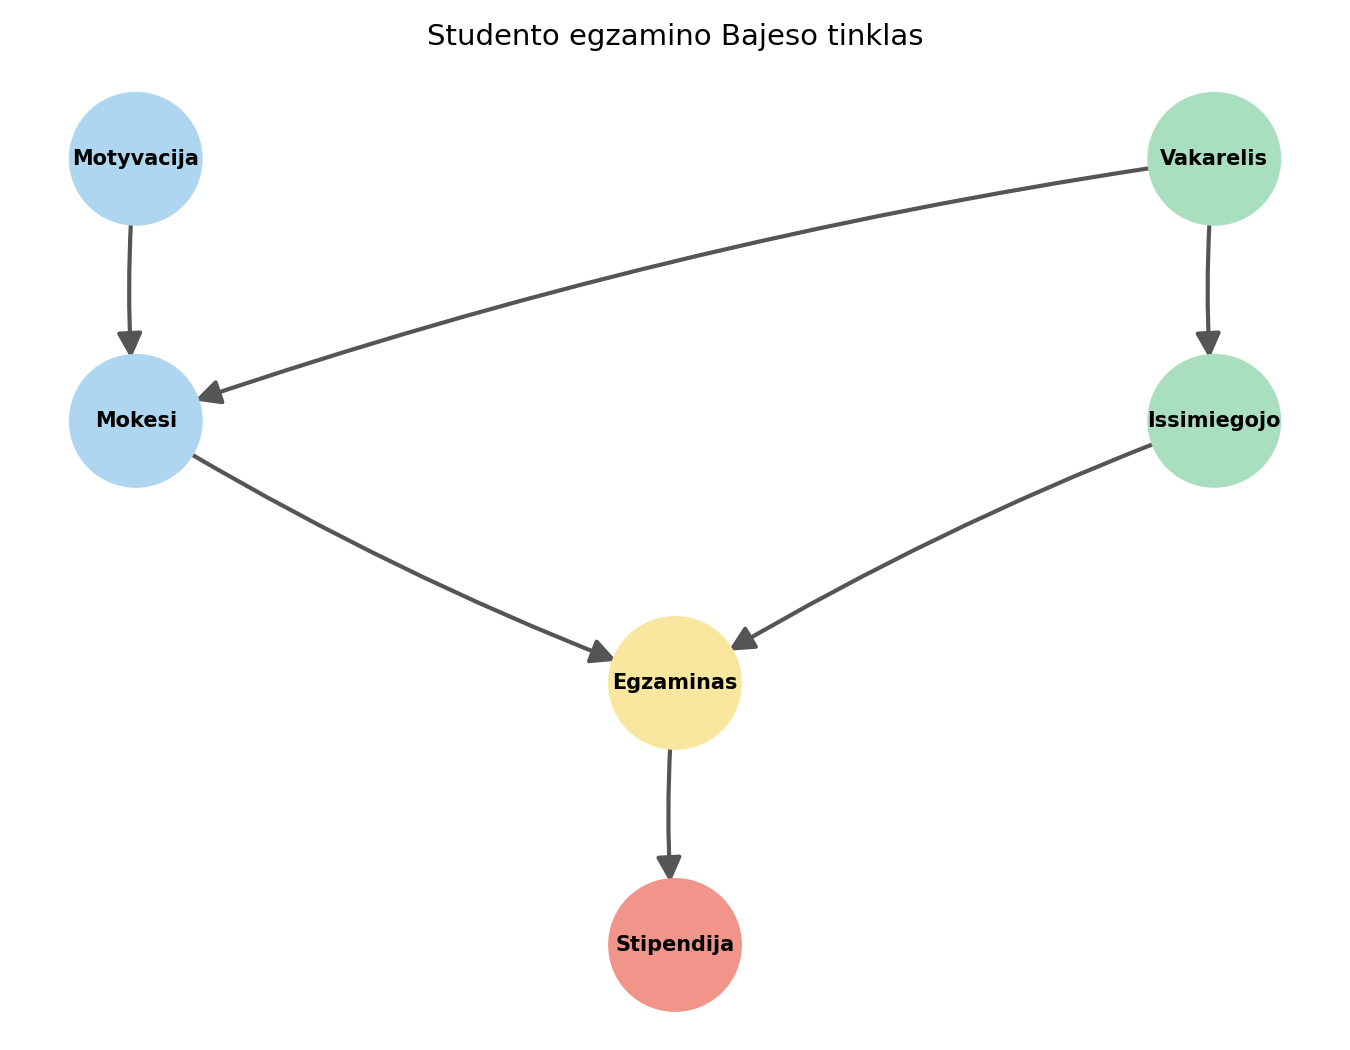

This chart was generated by the following Python code:
"""
Studento egzamino Bajeso tinklas naudojant pgmpy.
Tinklo struktūra pagal Student_Exam_BN.json.

Kintamieji (reikšmės: 1 = taip, 0 = ne):
  Motyvacija  – studentas motyvuotas
  Vakarelis   – studentas buvo vakarėlyje prieš egzaminą
  Mokesi      – studentas mokėsi
  Issimiegojo – studentas išsimiegojo
  Egzaminas   – studentas išlaikė egzaminą
  Stipendija  – studentas gaus stipendiją
"""

from pgmpy.models import DiscreteBayesianNetwork as BayesianNetwork
from pgmpy.factors.discrete import TabularCPD
from pgmpy.inference import VariableElimination
import matplotlib
matplotlib.use("Agg")
import matplotlib.pyplot as plt
import networkx as nx

# ---------------------------------------------------------------------------
# 1. Tinklo struktūra (briaunos)
# ---------------------------------------------------------------------------
model = BayesianNetwork([
    ("Motyvacija",  "Mokesi"),
    ("Vakarelis",   "Mokesi"),
    ("Vakarelis",   "Issimiegojo"),
    ("Mokesi",      "Egzaminas"),
    ("Issimiegojo", "Egzaminas"),
    ("Egzaminas",   "Stipendija"),
])

# ---------------------------------------------------------------------------
# 2. Sąlyginės tikimybių lentelės (CPT)
#    Reikšmių tvarka: [1, 0]  (1 = taip, 0 = ne)
# ---------------------------------------------------------------------------

# Motyvacija – šaknis
cpd_motyvacija = TabularCPD(
    variable="Motyvacija",
    variable_card=2,
    values=[[0.6],   # P(Mot=1)
            [0.4]],  # P(Mot=0)
    state_names={"Motyvacija": [1, 0]},
)

# Vakarelis – šaknis
cpd_vakarelis = TabularCPD(
    variable="Vakarelis",
    variable_card=2,
    values=[[0.3],   # P(Vak=1)
            [0.7]],  # P(Vak=0)
    state_names={"Vakarelis": [1, 0]},
)

# Issimiegojo | Vakarelis
# Stulpelių tvarka: Vak=1, Vak=0
cpd_issimiegojo = TabularCPD(
    variable="Issimiegojo",
    variable_card=2,
    values=[[0.2, 0.9],   # P(Iss=1 | Vak)
            [0.8, 0.1]],  # P(Iss=0 | Vak)
    evidence=["Vakarelis"],
    evidence_card=[2],
    state_names={"Issimiegojo": [1, 0], "Vakarelis": [1, 0]},
)

# Mokesi | Motyvacija, Vakarelis
# Stulpelių tvarka (lėčiausiai kinta pirmas tėvas):
#   Mot=1,Vak=1 | Mot=1,Vak=0 | Mot=0,Vak=1 | Mot=0,Vak=0
cpd_mokesi = TabularCPD(
    variable="Mokesi",
    variable_card=2,
    values=[[0.50, 0.95, 0.10, 0.40],   # P(Mok=1 | ...)
            [0.50, 0.05, 0.90, 0.60]],  # P(Mok=0 | ...)
    evidence=["Motyvacija", "Vakarelis"],
    evidence_card=[2, 2],
    state_names={"Mokesi": [1, 0], "Motyvacija": [1, 0], "Vakarelis": [1, 0]},
)

# Egzaminas | Mokesi, Issimiegojo
# Stulpelių tvarka:
#   Mok=1,Iss=1 | Mok=1,Iss=0 | Mok=0,Iss=1 | Mok=0,Iss=0
cpd_egzaminas = TabularCPD(
    variable="Egzaminas",
    variable_card=2,
    values=[[0.95, 0.75, 0.50, 0.15],   # P(Egz=1 | ...)
            [0.05, 0.25, 0.50, 0.85]],  # P(Egz=0 | ...)
    evidence=["Mokesi", "Issimiegojo"],
    evidence_card=[2, 2],
    state_names={"Egzaminas": [1, 0], "Mokesi": [1, 0], "Issimiegojo": [1, 0]},
)

# Stipendija | Egzaminas
# Stulpelių tvarka: Egz=1, Egz=0
cpd_stipendija = TabularCPD(
    variable="Stipendija",
    variable_card=2,
    values=[[0.85, 0.05],   # P(Stip=1 | Egz)
            [0.15, 0.95]],  # P(Stip=0 | Egz)
    evidence=["Egzaminas"],
    evidence_card=[2],
    state_names={"Stipendija": [1, 0], "Egzaminas": [1, 0]},
)

# ---------------------------------------------------------------------------
# 3. CPT pridėjimas ir validacija
# ---------------------------------------------------------------------------
model.add_cpds(
    cpd_motyvacija, cpd_vakarelis, cpd_issimiegojo,
    cpd_mokesi, cpd_egzaminas, cpd_stipendija,
)

print("=" * 55)
print("Modelio validacija:", model.check_model())
print("Mazgai:", model.nodes())
print("Briaunos:", model.edges())

# ---------------------------------------------------------------------------
# 4. Tikimybių užklausos (Variable Elimination)
# ---------------------------------------------------------------------------
ve = VariableElimination(model)

print("\n" + "=" * 55)
print("TIKIMYBIŲ UŽKLAUSOS")
print("=" * 55)

# --- Nesąlyginės tikimybės ---
for var in ["Motyvacija", "Vakarelis", "Mokesi", "Issimiegojo", "Egzaminas", "Stipendija"]:
    r = ve.query([var])
    p1 = r.values[0]   # reikšmė 1
    p0 = r.values[1]   # reikšmė 0
    print(f"\nP({var}=1) = {p1:.4f}   P({var}=0) = {p0:.4f}")

# --- Sąlyginės tikimybės ---
print("\n" + "-" * 55)
queries = [
    # (kintamasis, įrodymai, aprašymas)
    ("Egzaminas",  {"Motyvacija": 1, "Vakarelis": 0},
     "P(Egzaminas | Motyvacija=1, Vakarelis=0)"),
    ("Egzaminas",  {"Motyvacija": 0, "Vakarelis": 1},
     "P(Egzaminas | Motyvacija=0, Vakarelis=1)"),
    ("Stipendija", {"Egzaminas": 1},
     "P(Stipendija | Egzaminas=1)"),
    ("Stipendija", {"Egzaminas": 0},
     "P(Stipendija | Egzaminas=0)"),
    ("Mokesi",     {"Motyvacija": 1},
     "P(Mokesi | Motyvacija=1)"),
    ("Egzaminas",  {"Mokesi": 1, "Issimiegojo": 1},
     "P(Egzaminas | Mokesi=1, Issimiegojo=1)"),
    ("Egzaminas",  {"Mokesi": 0, "Issimiegojo": 0},
     "P(Egzaminas | Mokesi=0, Issimiegojo=0)"),
]

for var, evidence, label in queries:
    r = ve.query([var], evidence=evidence)
    p1 = r.values[0]
    p0 = r.values[1]
    print(f"\n{label}")
    print(f"  P(=1) = {p1:.4f}   P(=0) = {p0:.4f}")

# ---------------------------------------------------------------------------
# 5. Grafinis atvaizdavimas
# ---------------------------------------------------------------------------
fig, ax = plt.subplots(figsize=(9, 7))

pos = {
    "Motyvacija":  (0.5, 4.0),
    "Vakarelis":   (3.5, 4.0),
    "Mokesi":      (0.5, 2.5),
    "Issimiegojo": (3.5, 2.5),
    "Egzaminas":   (2.0, 1.0),
    "Stipendija":  (2.0, -0.5),
}

node_colors = {
    "Motyvacija":  "#AED6F1",
    "Vakarelis":   "#A9DFBF",
    "Mokesi":      "#AED6F1",
    "Issimiegojo": "#A9DFBF",
    "Egzaminas":   "#F9E79F",
    "Stipendija":  "#F1948A",
}

nx.draw_networkx_nodes(
    model, pos=pos, ax=ax,
    node_size=4000,
    node_color=[node_colors[n] for n in model.nodes()],
)
nx.draw_networkx_labels(model, pos=pos, ax=ax, font_size=10, font_weight="bold")
nx.draw_networkx_edges(
    model, pos=pos, ax=ax,
    arrows=True, arrowsize=25, arrowstyle="-|>",
    width=2, edge_color="#555555",
    connectionstyle="arc3,rad=0.05",
    min_source_margin=30, min_target_margin=30,
)

ax.set_title("Studento egzamino Bajeso tinklas", fontsize=14, pad=15)
ax.axis("off")
plt.tight_layout()
plt.savefig("bajeso_tinklas.png", dpi=150)
print("\n\nGrafas išsaugotas: bajeso_tinklas.png")
